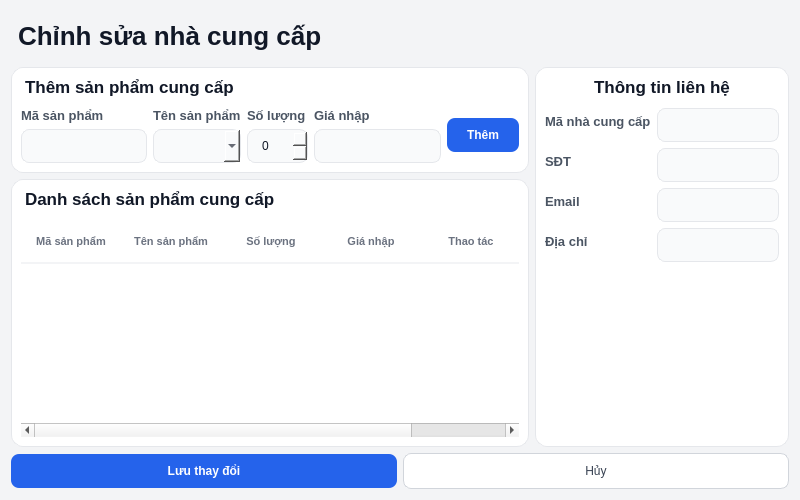
<?xml version="1.0" encoding="UTF-8"?>
<ui version="4.0">
 <class>Dialog</class>
 <widget class="QDialog" name="Dialog">
  <property name="geometry">
   <rect>
    <x>0</x>
    <y>0</y>
    <width>800</width>
    <height>500</height>
   </rect>
  </property>
  <property name="windowTitle">
   <string>Dialog</string>
  </property>
  <property name="styleSheet">
   <string notr="true">/* 1. Tổng thể Cửa sổ và Phông chữ  */
QDialog {
    background-color: #f3f4f6; /* Nền xám nhạt làm nổi bật các Card trắng */
    font-family: &quot;Inter&quot;, &quot;Segoe UI&quot;, sans-serif;
}

/* 2. Tiêu đề chính trang (Chỉnh sửa nhà cung cấp) [cite: 634, 635] */
QLabel#lblSuaNCC {
    font-size: 26px;
    font-weight: 800;
    color: #111827;
    padding: 10px 0px;
}

/* 3. Thẻ nội dung (Cards) [cite: 635, 636] */
QFrame#frame, QFrame#frame_2, QFrame#frame_3 {
    background-color: #ffffff;
    border: 1px solid #e5e7eb;
    border-radius: 12px;
}

/* 4. Tiêu đề các khối con [cite: 636, 637, 663, 671] */
QLabel#lblThemSPCungCap, QLabel#lblDanhSachSPCungCap, QLabel#lblThongTinLienHe {
    font-size: 17px;
    font-weight: 700;
    color: #111827;
    background-color: transparent;
    border: none;
    margin-bottom: 5px;
}

/* 5. Nhãn mô tả thuộc tính (Labels - Key) [cite: 638, 639] */
QLabel#lblMaSP, QLabel#lblTenSP, QLabel#lblSoLuong, QLabel#lblGiaNhap,
QLabel#lblMaNCC, QLabel#lblSDT, QLabel#lblEmail, QLabel#lblDiaChi {
    font-size: 13px;
    font-weight: 600;
    color: #4b5563; /* Màu xám đậm chuyên nghiệp */
}

/* 6. Ô nhập liệu và Chọn lựa (Inputs) [cite: 639, 640] */
QLineEdit, QComboBox, QSpinBox {
    background-color: #f9fafb;
    border: 1px solid #e5e7eb;
    border-radius: 8px;
    padding: 8px 12px;
    color: #111827;
}

/* Hiệu ứng khi nhấn vào ô nhập liệu hoặc ô ReadOnly [cite: 641, 642, 643] */
QLineEdit:focus, QComboBox:focus, QSpinBox:focus {
    border: 2px solid #2563eb;
    background-color: #ffffff;
}

QLineEdit[readOnly=&quot;true&quot;] {
    background-color: #f3f4f6; /* Làm mờ các ô không cho sửa */
    color: #6b7280;
}

/* 7. Các nút bấm hành động [cite: 643, 644] */
/* Nút chính (Lưu, Thêm) */
QPushButton#btnLuu, QPushButton#btnThem {
    background-color: #2563eb;
    color: #ffffff;
    font-weight: 700;
    border-radius: 8px;
    padding: 10px 20px;
}

QPushButton:hover {
    background-color: #1d4ed8;
}

/* Nút phụ (Hủy) [cite: 645, 646] */
QPushButton#btnHuy {
    background-color: #ffffff;
    color: #374151;
    border: 1px solid #d1d5db;
    border-radius: 8px;
    padding: 10px 20px;
}

QPushButton#btnHuy:hover {
    background-color: #f9fafb;
}

/* 8. Bảng danh sách sản phẩm cung cấp [cite: 646, 647, 664] */
QTableWidget#tblDanhSachSPCungCap {
    background-color: #ffffff;
    border: none;
    gridline-color: transparent;
    outline: none;
}

QHeaderView::section {
    background-color: #ffffff;
    padding: 12px;
    border: none;
    border-bottom: 2px solid #f3f4f6;
    font-weight: bold;
    color: #6b7280;
    text-transform: uppercase; /* BUỘC IN HOA TIÊU ĐỀ CỘT [cite: 648] */
    font-size: 11px;
}</string>
  </property>
  <layout class="QVBoxLayout" name="verticalLayout_10">
   <item>
    <layout class="QHBoxLayout" name="horizontalLayout_2">
     <item>
      <widget class="QLabel" name="lblSuaNCC">
       <property name="text">
        <string>Chỉnh sửa nhà cung cấp</string>
       </property>
      </widget>
     </item>
    </layout>
   </item>
   <item>
    <layout class="QHBoxLayout" name="horizontalLayout_3">
     <item>
      <layout class="QVBoxLayout" name="verticalLayout_9">
       <item>
        <widget class="QFrame" name="frame_2">
         <property name="frameShape">
          <enum>QFrame::StyledPanel</enum>
         </property>
         <property name="frameShadow">
          <enum>QFrame::Raised</enum>
         </property>
         <layout class="QVBoxLayout" name="verticalLayout_8">
          <item>
           <widget class="QLabel" name="lblThemSPCungCap">
            <property name="text">
             <string>Thêm sản phẩm cung cấp</string>
            </property>
           </widget>
          </item>
          <item>
           <layout class="QHBoxLayout" name="horizontalLayout">
            <item>
             <layout class="QVBoxLayout" name="verticalLayout_2">
              <item>
               <widget class="QLabel" name="lblMaSP">
                <property name="text">
                 <string>Mã sản phẩm</string>
                </property>
               </widget>
              </item>
              <item>
               <widget class="QLineEdit" name="txtReadOnlyMaSP">
                <property name="readOnly">
                 <bool>true</bool>
                </property>
               </widget>
              </item>
             </layout>
            </item>
            <item>
             <layout class="QVBoxLayout" name="verticalLayout_5">
              <item>
               <widget class="QLabel" name="lblTenSP">
                <property name="text">
                 <string>Tên sản phẩm</string>
                </property>
               </widget>
              </item>
              <item>
               <widget class="QComboBox" name="btnTenSP"/>
              </item>
             </layout>
            </item>
            <item>
             <layout class="QVBoxLayout" name="verticalLayout_6">
              <item>
               <widget class="QLabel" name="lblSoLuong">
                <property name="text">
                 <string>Số lượng</string>
                </property>
               </widget>
              </item>
              <item>
               <widget class="QSpinBox" name="spnSoLuong"/>
              </item>
             </layout>
            </item>
            <item>
             <layout class="QVBoxLayout" name="verticalLayout_7">
              <item>
               <widget class="QLabel" name="lblGiaNhap">
                <property name="text">
                 <string>Giá nhập</string>
                </property>
               </widget>
              </item>
              <item>
               <widget class="QLineEdit" name="txtGiaNhap"/>
              </item>
             </layout>
            </item>
            <item>
             <widget class="QPushButton" name="btnThem">
              <property name="text">
               <string>Thêm</string>
              </property>
             </widget>
            </item>
           </layout>
          </item>
         </layout>
        </widget>
       </item>
       <item>
        <widget class="QFrame" name="frame">
         <property name="frameShape">
          <enum>QFrame::StyledPanel</enum>
         </property>
         <property name="frameShadow">
          <enum>QFrame::Raised</enum>
         </property>
         <layout class="QVBoxLayout" name="verticalLayout">
          <item>
           <widget class="QLabel" name="lblDanhSachSPCungCap">
            <property name="text">
             <string>Danh sách sản phẩm cung cấp</string>
            </property>
           </widget>
          </item>
          <item>
           <widget class="QTableWidget" name="tblDanhSachSPCungCap">
            <property name="alternatingRowColors">
             <bool>true</bool>
            </property>
            <property name="selectionBehavior">
             <enum>QAbstractItemView::SelectRows</enum>
            </property>
            <property name="showGrid">
             <bool>false</bool>
            </property>
            <attribute name="horizontalHeaderStretchLastSection">
             <bool>true</bool>
            </attribute>
            <column>
             <property name="text">
              <string>Mã sản phẩm</string>
             </property>
            </column>
            <column>
             <property name="text">
              <string>Tên sản phẩm</string>
             </property>
            </column>
            <column>
             <property name="text">
              <string>Số lượng</string>
             </property>
            </column>
            <column>
             <property name="text">
              <string>Giá nhập</string>
             </property>
            </column>
            <column>
             <property name="text">
              <string>Thao tác</string>
             </property>
            </column>
           </widget>
          </item>
         </layout>
        </widget>
       </item>
      </layout>
     </item>
     <item>
      <layout class="QVBoxLayout" name="verticalLayout_4">
       <item>
        <widget class="QFrame" name="frame_3">
         <property name="frameShape">
          <enum>QFrame::StyledPanel</enum>
         </property>
         <property name="frameShadow">
          <enum>QFrame::Raised</enum>
         </property>
         <layout class="QVBoxLayout" name="verticalLayout_3">
          <item>
           <widget class="QLabel" name="lblThongTinLienHe">
            <property name="text">
             <string>Thông tin liên hệ</string>
            </property>
            <property name="alignment">
             <set>Qt::AlignCenter</set>
            </property>
           </widget>
          </item>
          <item>
           <layout class="QFormLayout" name="formLayout">
            <item row="0" column="0">
             <widget class="QLabel" name="lblMaNCC">
              <property name="text">
               <string>Mã nhà cung cấp</string>
              </property>
             </widget>
            </item>
            <item row="0" column="1">
             <widget class="QLineEdit" name="txtOnlyReadMaNCC">
              <property name="readOnly">
               <bool>true</bool>
              </property>
             </widget>
            </item>
            <item row="1" column="0">
             <widget class="QLabel" name="lblSDT">
              <property name="text">
               <string>SĐT</string>
              </property>
             </widget>
            </item>
            <item row="1" column="1">
             <widget class="QLineEdit" name="txtSDT"/>
            </item>
            <item row="2" column="0">
             <widget class="QLabel" name="lblEmail">
              <property name="text">
               <string>Email</string>
              </property>
             </widget>
            </item>
            <item row="2" column="1">
             <widget class="QLineEdit" name="txtEmail"/>
            </item>
            <item row="3" column="0">
             <widget class="QLabel" name="lblDiaChi">
              <property name="text">
               <string>Địa chỉ</string>
              </property>
             </widget>
            </item>
            <item row="3" column="1">
             <widget class="QLineEdit" name="txtDiaChi"/>
            </item>
           </layout>
          </item>
          <item>
           <spacer name="verticalSpacer">
            <property name="orientation">
             <enum>Qt::Vertical</enum>
            </property>
            <property name="sizeHint" stdset="0">
             <size>
              <width>20</width>
              <height>40</height>
             </size>
            </property>
           </spacer>
          </item>
         </layout>
        </widget>
       </item>
      </layout>
     </item>
    </layout>
   </item>
   <item>
    <layout class="QHBoxLayout" name="horizontalLayout_4">
     <item>
      <widget class="QPushButton" name="btnLuu">
       <property name="text">
        <string>Lưu thay đổi</string>
       </property>
      </widget>
     </item>
     <item>
      <widget class="QPushButton" name="btnHuy">
       <property name="text">
        <string>Hủy</string>
       </property>
      </widget>
     </item>
    </layout>
   </item>
  </layout>
 </widget>
 <resources/>
 <connections/>
</ui>
